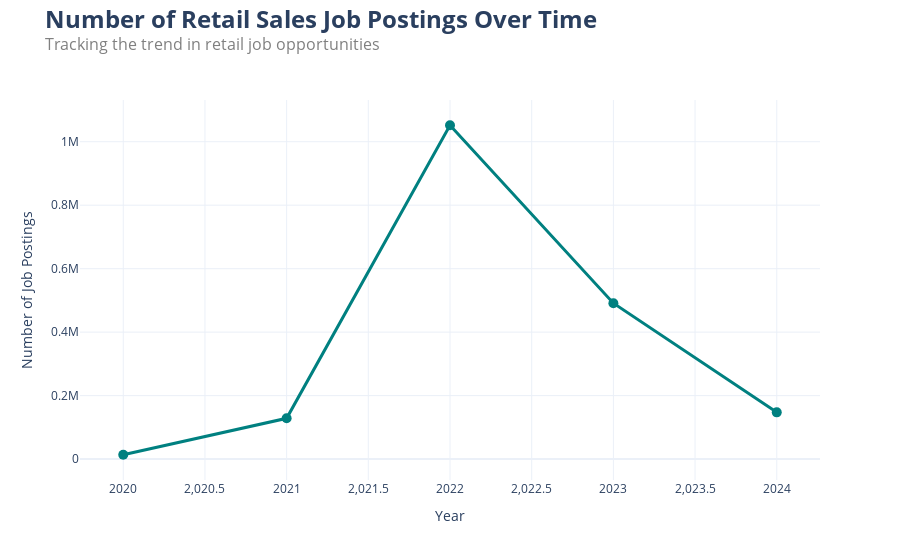

Source (notebook cell):
### Code cell
# Group the data by removal year and count job postings
retail_job_counts = combined_retail_data.groupby('remove_year')['job_id'].count().reset_index()
retail_job_counts.columns = ['Year', 'Number of Jobs']

# plot 
fig = go.Figure()


fig.add_trace(go.Scatter(
    x=retail_job_counts['Year'],
    y=retail_job_counts['Number of Jobs'],
    mode='lines+markers',
    line=dict(color='rgb(0, 128, 128)', width=3),
    marker=dict(size=10, color='rgb(0, 128, 128)')
))


fig.update_layout(
    title={
        'text': "<b><span style='font-size: 24px;'>Number of Retail Sales Job Postings Over Time</span></b><br><span style='font-size: 16px; color: gray;'>Tracking the trend in retail job opportunities</span>",
        'y': 0.95,
        'x': 0.05,
        'xanchor': 'left',
        'yanchor': 'top'
    },
    xaxis_title='Year',
    yaxis_title='Number of Job Postings',
    template='plotly_white'
)


fig.show()

### Figure 1 — Plotly figure (JSON) as saved in the notebook; plotly's stock layout.template omitted (floating-point values rounded to 4 significant figures)
{"data": [{"line": {"color": "rgb(0, 128, 128)", "width": 3}, "marker": {"color": "rgb(0, 128, 128)", "size": 10}, "mode": "lines+markers", "type": "scatter", "x": [2020, 2021, 2022, 2023, 2024], "y": [13696, 128478, 1051935, 491206, 147339]}], "layout": {"title": {"text": "<b><span style='font-size: 24px;'>Number of Retail Sales Job Postings Over Time</span></b><br><span style='font-size: 16px; color: gray;'>Tracking the trend in retail job opportunities</span>", "x": 0.05, "xanchor": "left", "y": 0.95, "yanchor": "top"}, "xaxis": {"title": {"text": "Year"}}, "yaxis": {"title": {"text": "Number of Job Postings"}}}}
